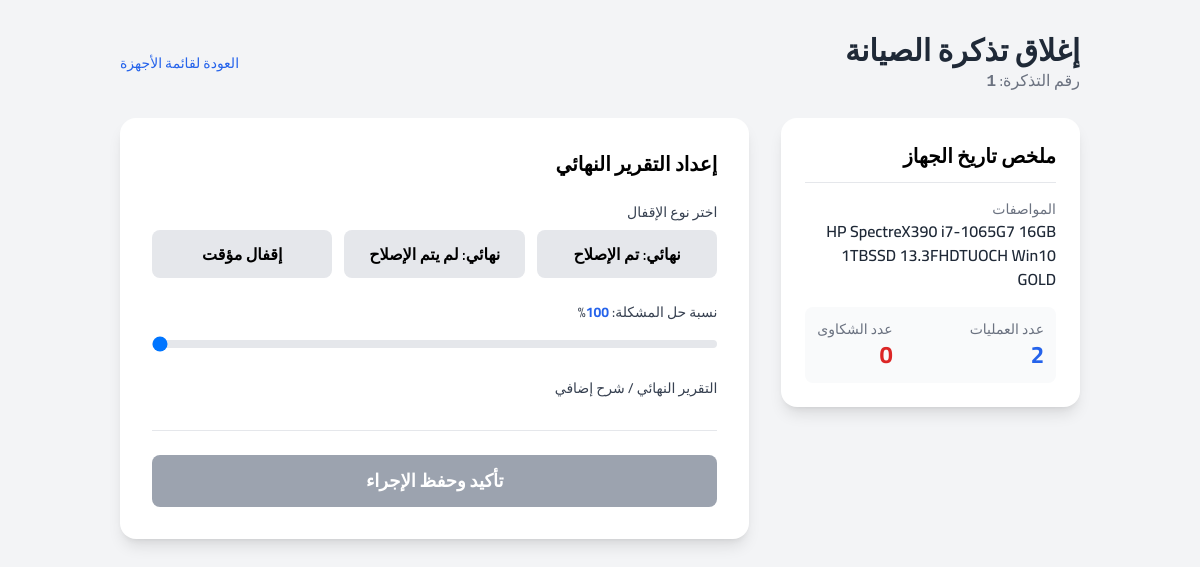
/locks.php?laptop_id=1 (signed in), run on the app's committed database.
### tables this page shows
CREATE TABLE `broken_laptops` (
  `laptop_id` int(250) NOT NULL,
  `employee_name` varchar(150) DEFAULT NULL,
  `item_number` varchar(100) DEFAULT NULL,
  `category_id` int(11) NOT NULL,
  `device_category_number` varchar(100) DEFAULT NULL,
  `serial_number` varchar(100) DEFAULT NULL,
  `specs` text DEFAULT NULL,
  `specs_difference` text DEFAULT NULL,
  `with_charger` tinyint(1) DEFAULT 0,
  `problems_count` int(11) DEFAULT 0,
  `branch_name` varchar(100) DEFAULT NULL,
  `problem_details` text DEFAULT NULL,
  `entered_by_user_id` int(11) DEFAULT NULL,
  `assigned_user_id` int(11) DEFAULT NULL,
  `problem_type` varchar(100) DEFAULT NULL,
  `transfer_ref` varchar(100) DEFAULT NULL,
  `status` varchar(50) DEFAULT NULL,
  `repeat_problem_count` int(11) DEFAULT 0,
  `ticket_number` varchar(32) DEFAULT NULL
);

### locks.php (the view, shortened to what this page needs)
<?php
require 'db.php';
$laptop_id = $_GET['laptop_id'] ?? 0;
$stmt = $pdo->prepare("SELECT * FROM broken_laptops WHERE laptop_id = ?");
$stmt->execute([$laptop_id]);
$laptop = $stmt->fetch(PDO::FETCH_ASSOC);
$operations_count = $pdo->prepare("SELECT COUNT(*) FROM operations WHERE laptop_id = ?");
$operations_count->execute([$laptop_id]);
$op_count = $operations_count->fetchColumn();
$complaints_count = $pdo->prepare("SELECT COUNT(*) FROM complaints WHERE laptop_id = ?");
$complaints_count->execute([$laptop_id]);
$comp_count = $complaints_count->fetchColumn();
?>
<!DOCTYPE html>
<html lang="ar" dir="rtl">
<head>
    <script src="https://cdn.tailwindcss.com"></script>
    <link href="https://cdn.quilljs.com/1.3.6/quill.snow.css" rel="stylesheet">
</head>
<body class="bg-gray-100">
<div class="container mx-auto p-4 sm:p-6 lg:p-8" x-data="lockForm()">
    <div class="flex justify-between items-center mb-6">
        <div>
            <h1 class="text-3xl font-bold text-gray-800">إغلاق تذكرة الصيانة</h1>
            <p class="text-gray-500">رقم التذكرة: <span class="font-semibold font-mono"><?= htmlspecialchars($laptop['laptop_id']) ?></span></p>
        </div>
        <a href="broken_laptops.php" class="text-sm text-blue-600 hover:underline">العودة لقائمة الأجهزة</a>
    </div>
    <div class="grid grid-cols-1 lg:grid-cols-3 gap-8">
        <div class="lg:col-span-1 bg-white p-6 rounded-2xl shadow-lg h-fit">
            <h2 class="text-xl font-bold mb-4 border-b pb-3">ملخص تاريخ الجهاز</h2>
            <div class="space-y-4">
                <div>
                    <p class="text-sm text-gray-500">المواصفات</p>
                    <p class="font-semibold text-gray-800"><?= htmlspecialchars($laptop['specs'] ?: 'غير محدد') ?></p>
                </div>
                <div class="flex justify-between items-center bg-gray-50 p-3 rounded-lg">
                    <div><p class="text-sm text-gray-500">عدد العمليات</p><p class="font-bold text-2xl text-blue-600"><?= $op_count ?></p></div>
                    <div><p class="text-sm text-gray-500">عدد الشكاوى</p><p class="font-bold text-2xl text-red-600"><?= $comp_count ?></p></div>
                </div>
            </div>
        </div>
        <div class="lg:col-span-2">
            <form @submit.prevent="submitLockForm" class="bg-white p-6 sm:p-8 rounded-2xl shadow-lg">
                <h2 class="text-xl font-bold mb-6">إعداد التقرير النهائي</h2>
                <div class="space-y-6">
                    <div>
                        <label class="block text-sm font-medium text-gray-700 mb-2">اختر نوع الإقفال</label>
                        <div class="grid grid-cols-1 sm:grid-cols-3 gap-3">
                            <button type="button" @click="setLockType('repaired')" :class="{'bg-green-600 text-white': formData.final_status === 'جاهز للبيع', 'bg-gray-200 hover:bg-gray-300': formData.final_status !== 'جاهز للبيع'}" class="w-full p-3 rounded-lg font-semibold transition">نهائي: تم الإصلاح</button>
                            <button type="button" @click="setLockType('not_repaired')" :class="{'bg-red-600 text-white': formData.final_status === 'لم يتم الإصلاح', 'bg-gray-200 hover:bg-gray-300': formData.final_status !== 'لم يتم الإصلاح'}" class="w-full p-3 rounded-lg font-semibold transition">نهائي: لم يتم الإصلاح</button>
                            <button type="button" @click="setLockType('pending_parts')" :class="{'bg-yellow-500 text-white': formData.lock_type === 'مؤقت', 'bg-gray-200 hover:bg-gray-300': formData.lock_type !== 'مؤقت'}" class="w-full p-3 rounded-lg font-semibold transition">إقفال مؤقت</button>
                        </div>
                    </div>
                    <div>
                        <label for="solution_percentage" class="block text-sm font-medium text-gray-700 mb-2">نسبة حل المشكلة: <span x-text="formData.solution_percentage" class="font-bold text-blue-600"></span>%</label>
                        <input type="range" id="solution_percentage" x-model="formData.solution_percentage" min="0" max="100" class="w-full h-2 bg-gray-200 rounded-lg appearance-none cursor-pointer">
                    </div>
                    <div>
                        <label class="block text-sm font-medium text-gray-700 mb-2">التقرير النهائي / شرح إضافي</label>
                    </div>
                </div>
                <div class="mt-8 pt-6 border-t">
                    <button type="submit" class="w-full px-8 py-3 bg-green-600 text-white font-bold text-lg rounded-lg hover:bg-green-700 flex items-center justify-center gap-2 disabled:bg-gray-400" :disabled="isSubmitting || !formData.lock_type">
                        <span x-show="!isSubmitting">تأكيد وحفظ الإجراء</span>
                    </button>
                </div>
            </form>
        </div>
    </div>
</body>
</html>

### locks.php (style rules this page uses)
body { font-family: 'Cairo', sans-serif; }

### data on the page
broken_laptops: laptop_id "1", specs "HP SpectreX390 i7-1065G7 16GB 1TBSSD 13.3FHDTUOCH Win10 GOLD"

### other printed values
$op_count "2"
$comp_count "0"
